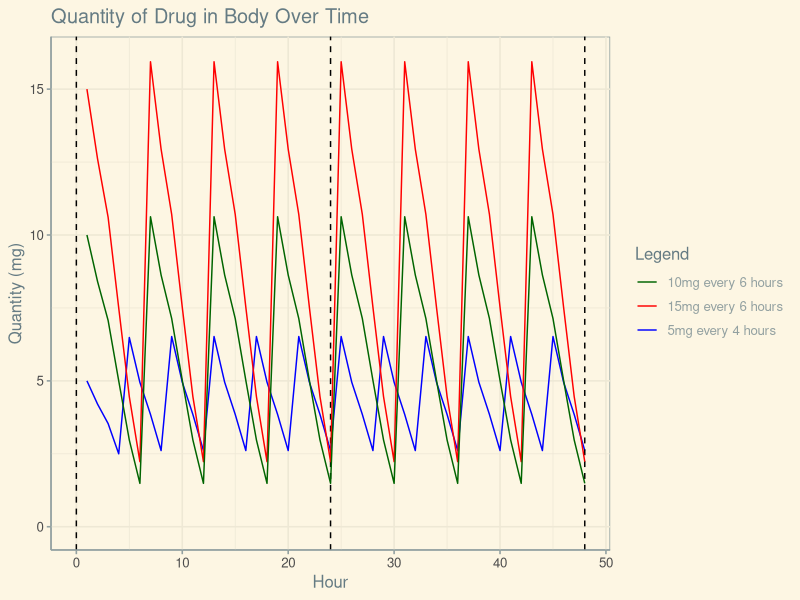
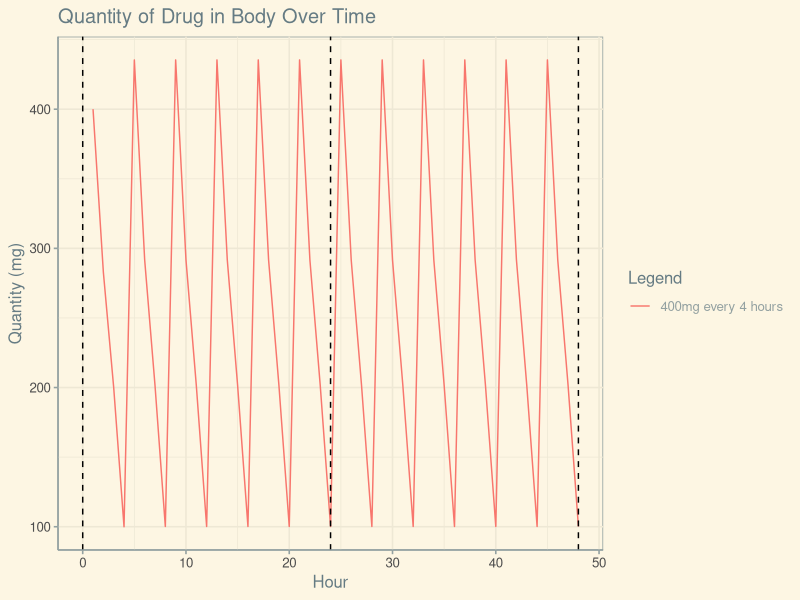
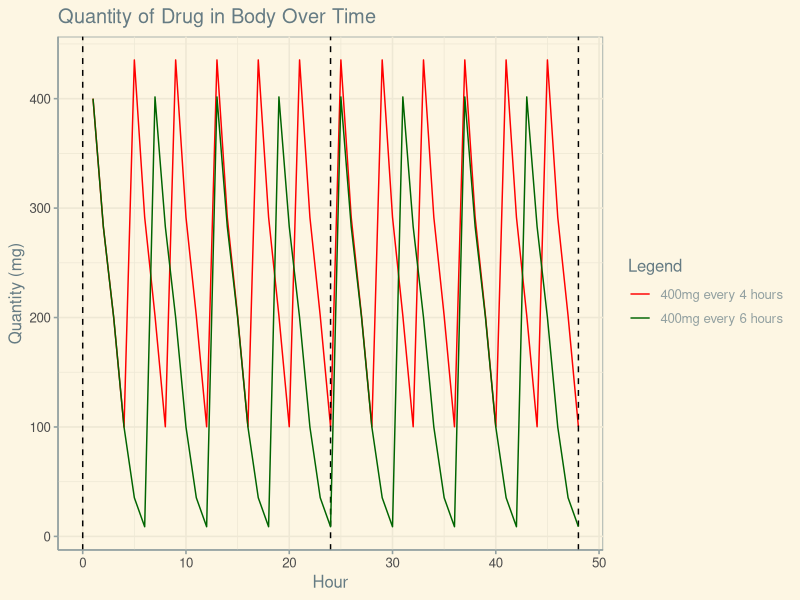

Write the R code that produced these figures, in order.
library(ggplot2)
library(tidyverse)
library(ggthemes)

dat <- tibble(Hour = seq(1:168),
              Concentration_High = rep(15,168),
              Hour_Since_Dose = rep(c(0,1,2,3,0,1,2,3,0,1,2,3,0,1,2,3,0,1,2,3,4,5,6,7),7))

doses <- 42
dose_strength <- 5
half_life <- 4


concentration <- function(doses, dose_strength, half_life) {
final_mat <- data.frame(matrix(0, nrow = 168, ncol = doses + 1))
final_mat[,1] <- rep(0:(168/doses - 1), doses)
track = 0
for (i in 1:168){
  for (j in 1:doses){
    if (final_mat[i,1] == 0) {
      final_mat[i,j+1+track] = dose_strength
      track = track + 1
      break
    }
  }
}
head(final_mat)

for (j in 1:doses) {
  hour = 0
  for (i in 1:167) {
    if (final_mat[i,j + 1] == dose_strength) {
      hour = 1
      final_mat[i+1, j+1] = final_mat[i, j+1] * 0.5^(hour / half_life)
    } else if (final_mat[i + 1, j + 1] == dose_strength) {
      
    } else {
      final_mat[i+1, j+1] = final_mat[i, j+1] * 0.5^(hour / half_life)
      hour = hour + 1
    }
  }
}
head(final_mat)

final_mat$Total <- apply(final_mat[,-1], MARGIN = 1, sum)
return(final_mat$Total)
#return(final_mat)
}


    ######## OPIOIDS ########
strength_5 <- concentration(doses = 42,
                            dose_strength = 5,
                            half_life = 4)
strength_10 <- concentration(doses = 28,
                             dose_strength = 10,
                             half_life = 4)
strength_15 <- concentration(doses = 28,
                            dose_strength = 15,
                            half_life = 4)


dat$Total_5 <- strength_5
dat$Total_10 <- strength_10
dat$Total_15 <- strength_15

colors = c('15mg every 6 hours' = 'red',
           '10mg every 6 hours' = 'dark green',
           '5mg every 4 hours' = 'blue')

adult <- ggplot(dat, aes(x = Hour,color = '5mg every 4 hours')) +
  geom_line(aes(y = Total_5)) + 
  geom_vline(xintercept = c(0, 24, 48, 72, 96, 120, 144, 168),
             linetype = 2) + 
  theme_solarized() +
  xlim(0, 48) + # Single Day
  ylim(0, 16) +
  labs(title = 'Quantity of Drug in Body Over Time',
       y = 'Quantity (mg)',
       color = 'Legend')

adult <- adult + geom_line(aes(y = Total_15, color = '15mg every 6 hours')) +
  scale_color_manual(values = colors)

adult <- adult + geom_line(aes(y = strength_10, color = '10mg every 6 hours'))
adult

      ######## IBUPROFEN ########
strength_4hrs <- concentration(doses = 42,
                            dose_strength = 400,
                            half_life = 2)
strength_6hrs <- concentration(doses = 28,
                             dose_strength = 400,
                             half_life = 2)


dat$Total_4hrs <- strength_4hrs
dat$Total_6hrs <- strength_6hrs

colors = c('400mg every 4 hours' = 'red',
           '400mg every 6 hours' = 'dark green')

adult <- ggplot(dat, aes(x = Hour, color = '400mg every 4 hours')) +
  geom_line(aes(y = Total_4hrs)) + 
  geom_vline(xintercept = c(0, 24, 48, 72, 96, 120, 144, 168),
             linetype = 2) + 
  theme_solarized() +
  xlim(0, 48) + # Number of hours
  labs(title = 'Quantity of Drug in Body Over Time',
       y = 'Quantity (mg)',
       color = 'Legend')
adult

adult <- adult + geom_line(aes(y = Total_6hrs,
                               color = '400mg every 6 hours')) +
  scale_color_manual(values = colors)
adult
